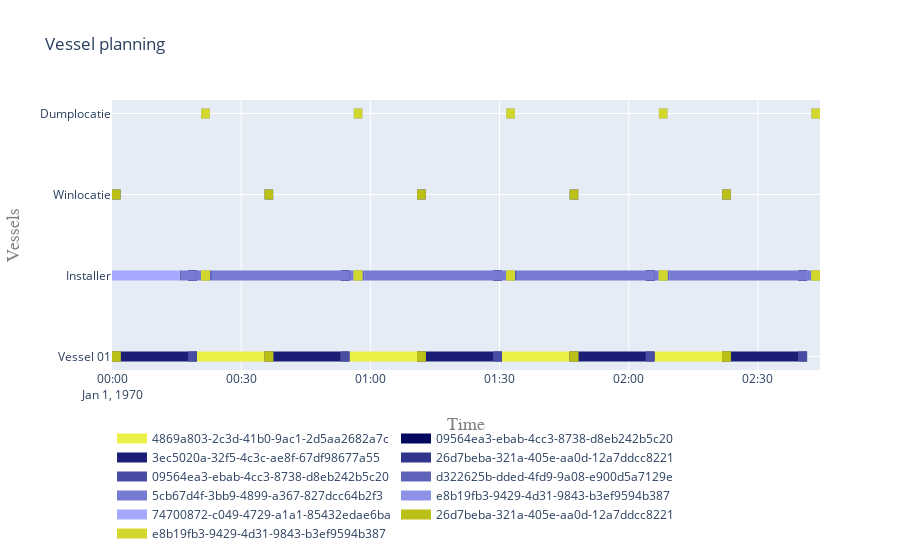

The notebook cell saved with this chart:
### Code cell
plot.vessel_planning([vessel, installer, from_site, to_site])
